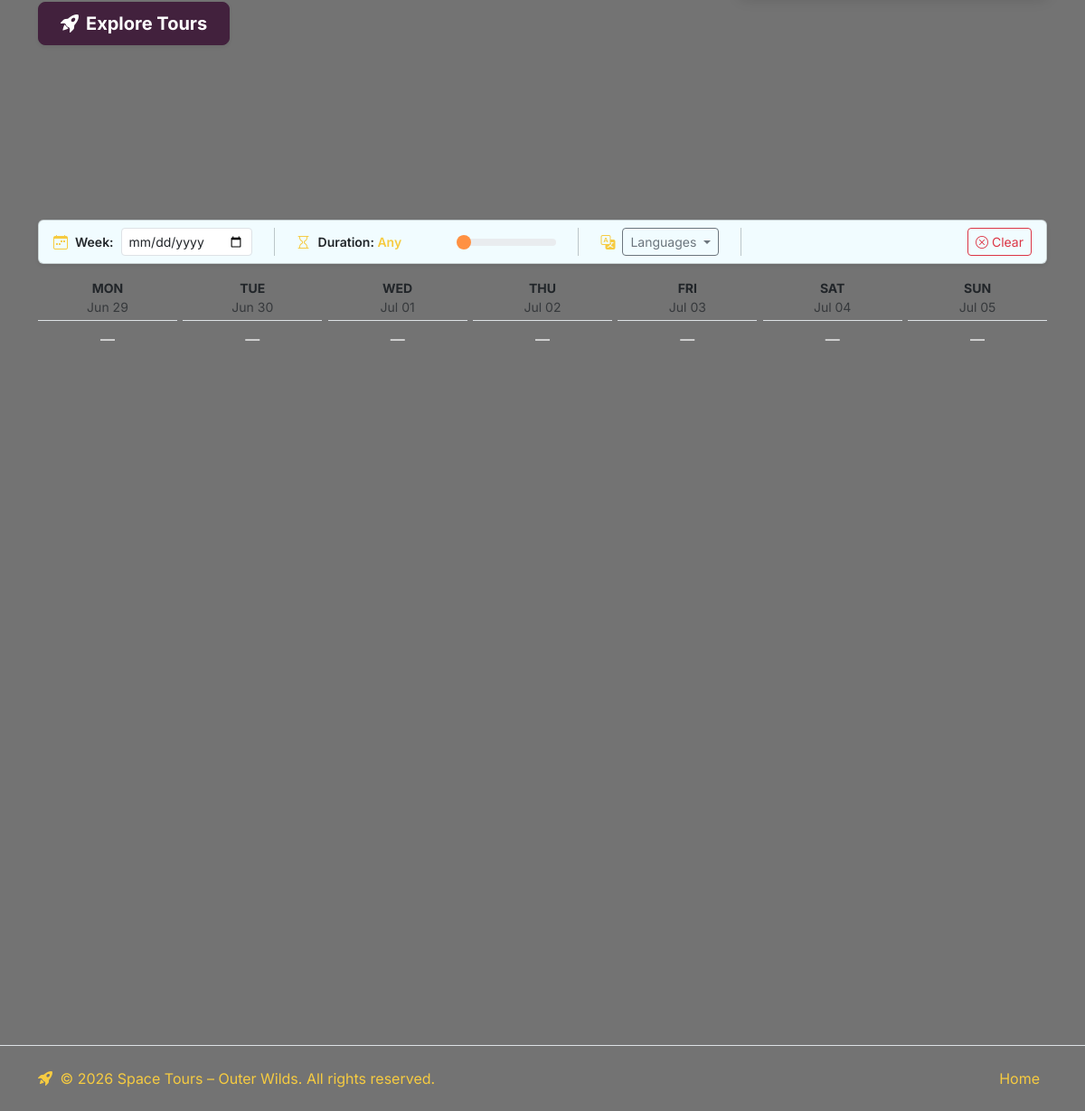
/ (lower part), run on an earlier commit of the app's database.
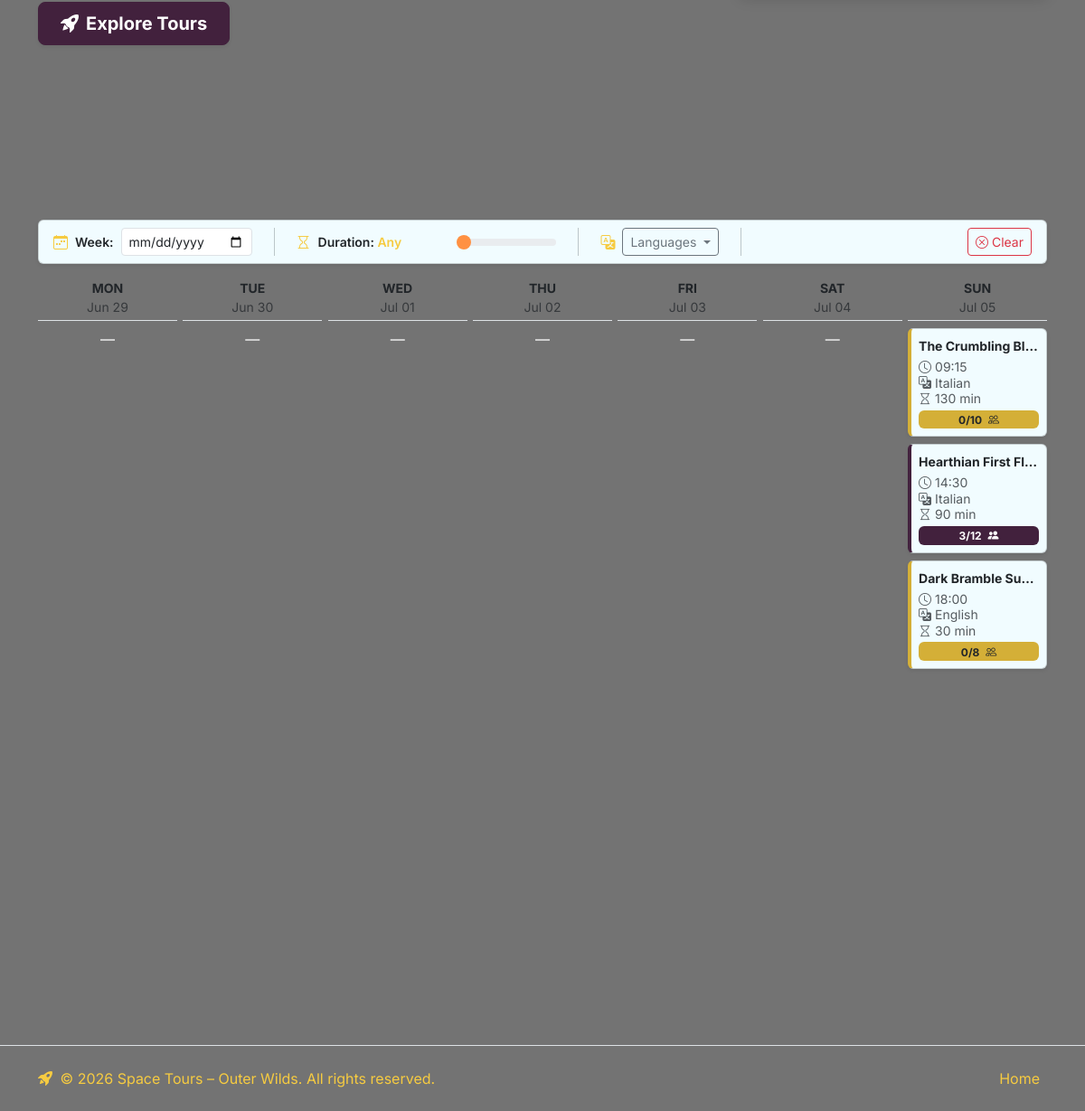
And on a later commit of the database.
### tables this page shows
CREATE TABLE "Places" (
	"id"	INTEGER NOT NULL UNIQUE,
	"name"	INTEGER NOT NULL UNIQUE,
	PRIMARY KEY("id" AUTOINCREMENT)
);

CREATE TABLE "Tours" (
	"id"	INTEGER NOT NULL UNIQUE,
	"title"	TEXT NOT NULL,
	"guide_id"	INTEGER NOT NULL,
	"schedule"	TEXT NOT NULL,
	"meetpoint_place_id"	INTEGER NOT NULL,
	"duration"	INTEGER NOT NULL,
	"language"	TEXT NOT NULL,
	"max_part_count"	INTEGER NOT NULL,
	"description"	TEXT NOT NULL,
	"photo_1_address"	TEXT NOT NULL,
	"photo_2_address"	TEXT NOT NULL,
	"photo_3_address"	TEXT NOT NULL,
	"photo_4_address"	TEXT NOT NULL,
	"photo_5_address"	TEXT NOT NULL,
	PRIMARY KEY("id" AUTOINCREMENT)
);

CREATE TABLE "Reserved_Tours" (
	"id"	INTEGER NOT NULL UNIQUE,
	"tour_id"	INTEGER NOT NULL,
	"date"	TEXT NOT NULL,
	"time"	TEXT NOT NULL,
	"actual_part_count"	INTEGER,
	"proof_img_address"	TEXT,
	"reported"	INTEGER NOT NULL,
	"expected_part_count"	INTEGER NOT NULL,
	PRIMARY KEY("id" AUTOINCREMENT)
);

### app.py (the view, shortened to what this page needs)
@app.route('/')
def home():
    today = date.today()
    start_str = request.args.get('start', None)
    selected_date = None
    calendar, week_dates = ops.get_home_calendar_data(selected_date=selected_date)
    return render_template('index.html',
                           calendar=calendar,
                           day_order=ops.DAY_ORDER,
                           week_dates=week_dates,
                           languages=ops.LANGUAGES.keys(),
                           selected_date=selected_date,
                           today=today)

### app.py (called while the page is built)
def _patched_connect(database, *args, **kwargs):
    if database == "database/space_tours.db":
        database = os.path.join(BASE_DIR, "database", "space_tours.db")
    return _original_connect(database, *args, **kwargs)

### database/guides_dao.py (called while the page is built)
def get_guide_by_id(guide_id):
    try:
        conn = sqlite3.connect("database/space_tours.db")
        conn.row_factory = sqlite3.Row
        cursor = conn.cursor()
        query = "SELECT id, first_name, last_name, email, password, languages, profile_img_address FROM Guides WHERE id = ?"
        cursor.execute(query, (guide_id,))
        row = cursor.fetchone()
        cursor.close()
        conn.close()
        return row
    except sqlite3.Error as e:
        print(f"Database error: {e}")
        return None

### database/places_dao.py (called while the page is built)
def get_place_by_id(place_id):
    try:
        conn = sqlite3.connect("database/space_tours.db")
        conn.row_factory = sqlite3.Row
        cursor = conn.cursor()
        query = "SELECT id, name FROM Places WHERE id = ?"
        cursor.execute(query, (place_id,))
        row = cursor.fetchone()
        cursor.close()
        conn.close()
        return row
    except sqlite3.Error as e:
        print(f"Database error: {e}")
        return None

### templates/index.html (shortened to what this page needs)
{% extends 'base.html' %}
{% block content %}
<section class="row align-items-center py-7 mb-5 g-5" aria-label="Introduction and features">
  <div class="col-lg-7">
    <a href="#tours-anchor" class="btn btn-primary btn-lg px-4 fw-bold shadow-sm">
      <i class="bi bi-rocket-takeoff-fill me-2"></i>Explore Tours
    </a>
  </div>
</section>
<div id="tours-anchor" class="mb-2 tours-anchor"></div>
<section class="filter-bar card shadow-sm mb-3 bg-silver-color">
  <div class="card-body py-2 px-3">
    <div class="d-flex flex-wrap align-items-center gap-4">
      <div class="d-flex align-items-center gap-2">
        <i class="bi bi-calendar-week text-primary"></i>
        <label for="filter-week-start" class="form-label mb-0 small fw-semibold text-nowrap">Week:</label>
        <input type="date" class="form-control form-control-sm date-input" id="filter-week-start"
          value="{{ selected_date }}" min="{{ today }}" title="Pick any start date – 7 days will be shown">
      </div>
      <div class="d-flex align-items-center gap-2">
        <i class="bi bi-hourglass text-primary"></i>
        <label for="filter-duration" class="form-label mb-0 small fw-semibold text-nowrap">
          Duration: <span id="dur-display" class="text-primary">Any</span>
        </label>
        <input type="range" class="form-range filter-range" id="filter-duration" min="0" max="300" step="30" value="0">
      </div>
      <div class="d-flex align-items-center gap-2">
        <i class="bi bi-translate text-primary"></i>
        <div class="dropdown">
          <button class="btn btn-sm btn-outline-secondary dropdown-toggle" type="button" id="lang-dropdown-btn"
            data-bs-toggle="dropdown" aria-expanded="false" data-bs-auto-close="outside">
            <span id="lang-btn-label">Languages</span>
          </button>
        </div>
      </div>
      <button class="btn btn-sm btn-outline-danger ms-auto" id="clear-filters-btn">
        <i class="bi bi-x-circle me-1"></i>Clear
      </button>
    </div>
  </div>
</section>
<section class="calendar-grid">
  {% for day in day_order %}
  {% set day_date = week_dates[day] %}
  <section class="day-column">
    <header class="text-center fw-bold border-bottom pb-1 mb-2 small">
      {{ day }}<br>
      <span class="text-muted fw-normal">{{ day_date.strftime('%b %d') }}</span>
    </header>
    {% if calendar[day] %}
    {% for item in calendar[day] %}
    <a href="{{ url_for('tour_detail', tour_id=item.tour.id, selected_date=day_date.isoformat(), selected_time=item.time) }}"
      class="card mb-2 shadow-sm tour-card text-decoration-none text-dark bg-silver-color {{ 'card-reserved' if item.reserved_tour else 'card-available' }}"
      data-language="{{ item.tour.language | lower }}" data-duration="{{ item.tour.duration }}"
      title="{{ item.tour.title }}">
      <div class="card-body p-2">
        <p class="card-title small fw-bold mb-1 text-truncate">
          {{ item.tour.title }}
        </p>
        <div class="small text-muted lh-sm">
          <div><i class="bi bi-clock me-1"></i>{{ item.time }}</div>
          <div class="text-truncate"><i class="bi bi-translate me-1"></i>{{ item.tour.language }}</div>
          <div><i class="bi bi-hourglass me-1"></i>{{ item.tour.duration }} min</div>
        </div>
        {% if item.reserved_tour %}
        <span class="badge bg-purple-color mt-1 w-100 d-block text-center">
          {{ item.reserved_tour.expected_part_count }}/{{ item.tour.max_part_count }}
          <i class="bi bi-people-fill ms-1"></i>
        </span>
        {% else %}
        <span class="badge bg-golden-color text-dark mt-1 w-100 d-block text-center">
          0/{{ item.tour.max_part_count }}
          <i class="bi bi-people ms-1"></i>
        </span>
        {% endif %}
      </div>
    </a>
    {% endfor %}
    {% else %}
    <p class="text-center mt-2 text-white">—</p>
    {% endif %}
  </section>
  {% endfor %}
</section>
{% endblock %}
{% block styles %}
<link rel="stylesheet" href="{{ url_for('static', filename='styles/index.css') }}">
{% endblock %}

What changed in the data, as far as the page shows it:
added Places: tour "The Crumbling Bl…", time "09:15", tour.language "Italian", tour.duration "130", tour.max_part_count "10"
added Places: tour "Hearthian First Fl…", time "14:30", tour.language "Italian", tour.duration "90", reserved_tour.expected_part_count "3", tour.max_part_count "12"
added Places: tour "Dark Bramble Su…", time "18:00", tour.language "English", tour.duration "30", tour.max_part_count "8"
